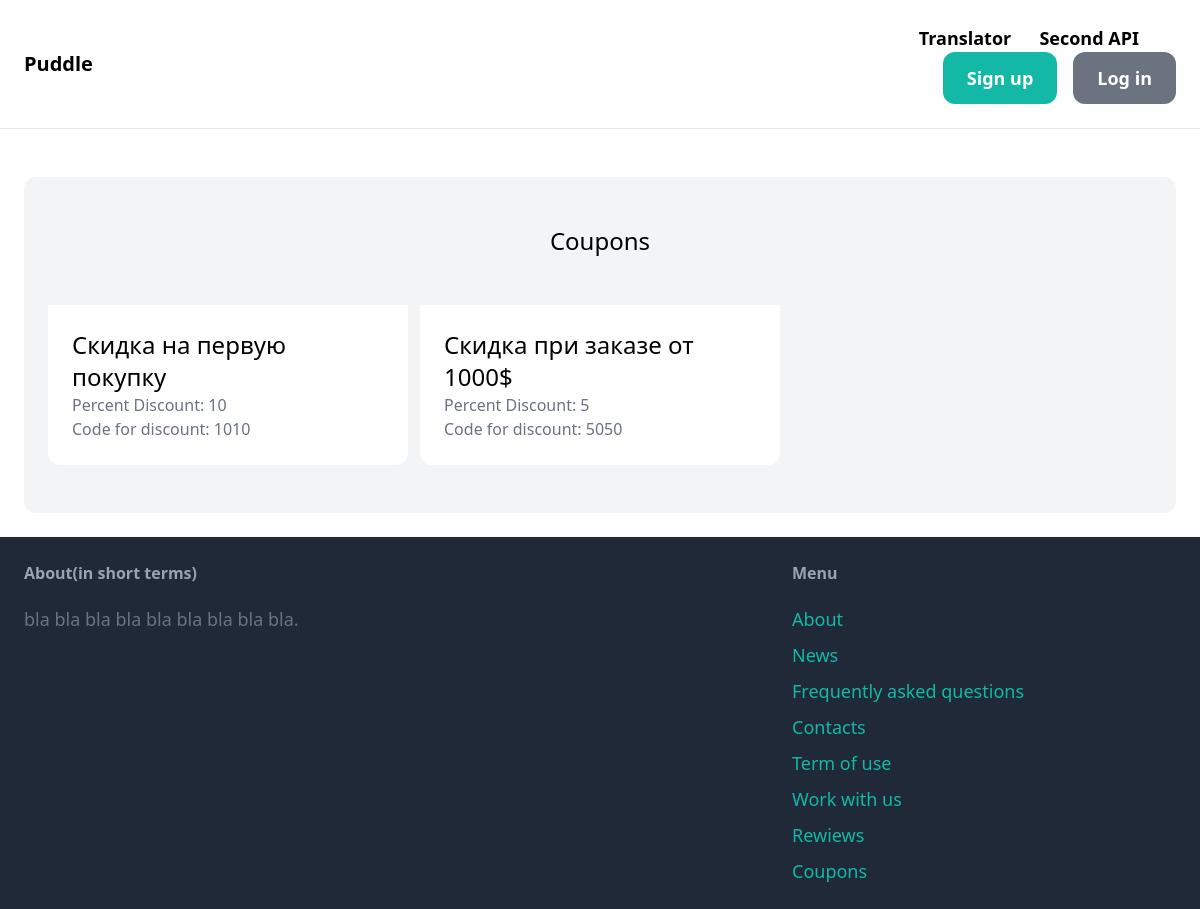
Page /coupons/ on the committed database.
### toys/models.py (models this page shows, shortened)
class Promocode(models.Model):
    id = models.AutoField(primary_key=True)
    percent_discount = models.IntegerField(
        validators=[MinValueValidator(1), MaxValueValidator(100)])
    description = models.TextField()
    code=models.CharField(max_length=50)

### core/views.py (the view)
# urls.py: path('coupons/',views.coupons,name='coupons'),
def coupons(request):
    discounts=Promocode.objects.all()
    return render(request,'core/coupons.html',{'discounts':discounts})

### core/templates/core/coupons.html
{% extends 'core/base.html' %}
{% block content %}
<div class="mt-6 px-6 py-12 bg-gray-100 rounded-xl">
        <h2 class="mb-12 text-2xl text-center">Coupons</h2>
        <div class="grid grid-cols-3 gap-3">
            {% for item in discounts %}
                <div>
                        <div class="p-6 bg-white rounded-b-xl">
                            <h2 class="text-2xl">{{ item.description }}</h2>
                            <p class="text-gray-500">Percent Discount: {{ item.percent_discount }}</p>
                            <p class="text-gray-500">Code for discount: {{ item.code }}</p>
                        </div>
                </div>
            {% endfor %}
        </div>
</div>
{% endblock %}

### rows in the picture
Promocode: description "Скидка на первую покупку", percent_discount "10", code "1010"
Promocode: description "Скидка при заказе от 1000$", percent_discount "5", code "5050"
